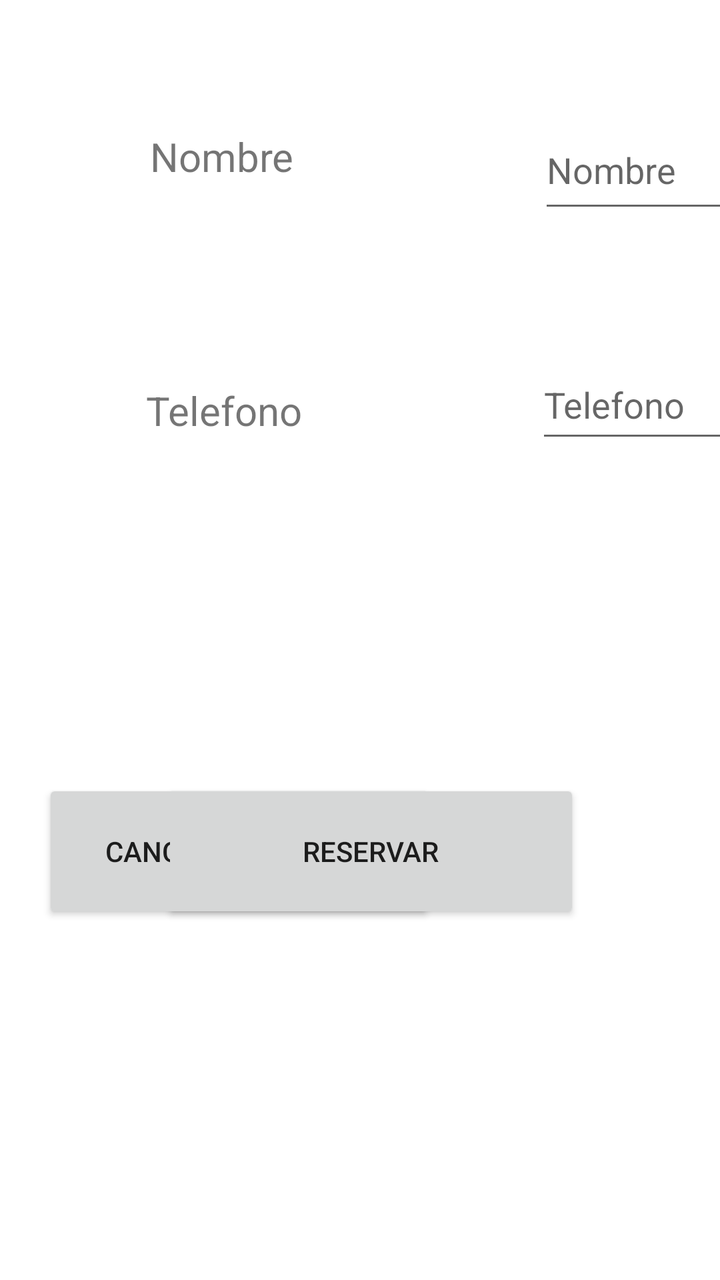
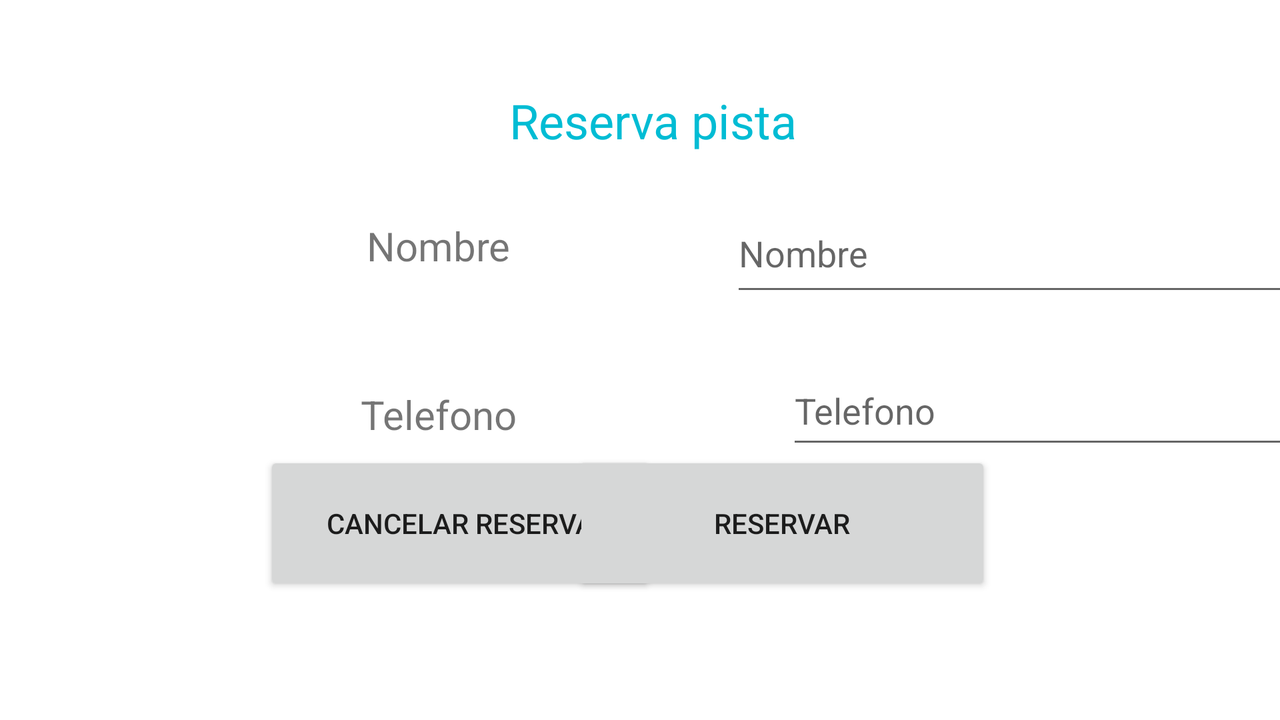

An Android layout and its configuration variant, each rendered on a device that would load it. The default file and the variant file are quoted in full after the pictures.
<!-- AndroidManifest.xml: application theme Theme.ProyectoPadel -->
<!-- res/layout/activity_reserva_pista.xml -->
<?xml version="1.0" encoding="utf-8"?>
<androidx.constraintlayout.widget.ConstraintLayout xmlns:android="http://schemas.android.com/apk/res/android"
    xmlns:app="http://schemas.android.com/apk/res-auto"
    xmlns:tools="http://schemas.android.com/tools"
    android:layout_width="match_parent"
    android:layout_height="match_parent"
    tools:context=".ReservaPista">

    <TextView
        android:id="@+id/tvNombre"
        android:layout_width="181dp"
        android:layout_height="66dp"
        android:gravity="center"
        android:text="Nombre"
        android:textSize="20sp"
        app:layout_constraintBottom_toBottomOf="parent"
        app:layout_constraintEnd_toEndOf="parent"
        app:layout_constraintHorizontal_bias="0.114"
        app:layout_constraintStart_toStartOf="parent"
        app:layout_constraintTop_toTopOf="parent"
        app:layout_constraintVertical_bias="0.079" />

    <EditText
        android:id="@+id/etNombre"
        android:layout_width="364dp"
        android:layout_height="56dp"
        android:layout_marginStart="68dp"
        android:ems="10"
        android:hint="Nombre"
        android:inputType="textPersonName"
        app:layout_constraintBottom_toBottomOf="parent"
        app:layout_constraintEnd_toEndOf="parent"
        app:layout_constraintHorizontal_bias="0.0"
        app:layout_constraintStart_toEndOf="@+id/tvNombre"
        app:layout_constraintTop_toTopOf="parent"
        app:layout_constraintVertical_bias="0.095" />

    <TextView
        android:id="@+id/tvTelefono"
        android:layout_width="184dp"
        android:layout_height="76dp"
        android:gravity="center"
        android:text="Telefono"
        android:textSize="20sp"
        app:layout_constraintBottom_toBottomOf="parent"
        app:layout_constraintEnd_toEndOf="parent"
        app:layout_constraintHorizontal_bias="0.114"
        app:layout_constraintStart_toStartOf="parent"
        app:layout_constraintTop_toBottomOf="@+id/tvNombre"
        app:layout_constraintVertical_bias="0.124" />

    <EditText
        android:id="@+id/etTelefono"
        android:layout_width="368dp"
        android:layout_height="51dp"
        android:layout_marginStart="64dp"
        android:layout_marginTop="64dp"
        android:ems="10"
        android:hint="Telefono"
        android:inputType="textPersonName"
        app:layout_constraintStart_toEndOf="@+id/tvTelefono"
        app:layout_constraintTop_toBottomOf="@+id/etNombre" />

    <Button
        android:id="@+id/btnCancelar"
        android:layout_width="196dp"
        android:layout_height="72dp"
        android:text="Cancelar reserva"
        app:layout_constraintBottom_toBottomOf="parent"
        app:layout_constraintEnd_toEndOf="parent"
        app:layout_constraintHorizontal_bias="0.131"
        app:layout_constraintStart_toStartOf="parent"
        app:layout_constraintTop_toTopOf="parent"
        app:layout_constraintVertical_bias="0.686" />

    <Button
        android:id="@+id/btnReservar"
        android:layout_width="209dp"
        android:layout_height="72dp"
        android:text="Reservar"
        app:layout_constraintBottom_toBottomOf="parent"
        app:layout_constraintEnd_toEndOf="parent"
        app:layout_constraintHorizontal_bias="0.537"
        app:layout_constraintStart_toStartOf="parent"
        app:layout_constraintTop_toTopOf="parent"
        app:layout_constraintVertical_bias="0.686" />
</androidx.constraintlayout.widget.ConstraintLayout>
<!-- resources referenced by this layout -->
<resources>
  <style name="Theme.ProyectoPadel" parent="Theme.MaterialComponents.DayNight.DarkActionBar">
          
          <item name="colorPrimary">@color/purple_500</item>
          <item name="colorPrimaryVariant">@color/purple_700</item>
          <item name="colorOnPrimary">@color/white</item>
          
          <item name="colorSecondary">@color/teal_200</item>
          <item name="colorSecondaryVariant">@color/teal_700</item>
          <item name="colorOnSecondary">@color/black</item>
          
          <item name="android:statusBarColor" tools:targetApi="l">?attr/colorPrimaryVariant</item>
          
      </style>
  <color name="purple_500">#FF03DAC5</color>
  <color name="purple_700">#FF3700B3</color>
  <color name="white">#FFFFFFFF</color>
  <color name="teal_200">#FF03DAC5</color>
  <color name="teal_700">#FF018786</color>
  <color name="black">#FF000000</color>
</resources>
<!-- res/layout-land/activity_reserva_pista.xml (the author's variant of the layout above) -->
<!-- drawn on the phone turned sideways -->
<?xml version="1.0" encoding="utf-8"?>
<androidx.constraintlayout.widget.ConstraintLayout xmlns:android="http://schemas.android.com/apk/res/android"
    xmlns:app="http://schemas.android.com/apk/res-auto"
    xmlns:tools="http://schemas.android.com/tools"
    android:layout_width="match_parent"
    android:layout_height="match_parent"
    tools:context=".ReservaPista">

    <TextView
        android:id="@+id/tvTitulo2"
        android:layout_width="352dp"
        android:layout_height="92dp"
        android:gravity="center"
        android:text="Reserva pista"
        android:textColor="#00BCD4"
        android:textSize="24sp"
        app:layout_constraintBottom_toBottomOf="parent"
        app:layout_constraintEnd_toEndOf="parent"
        app:layout_constraintHorizontal_bias="0.522"
        app:layout_constraintStart_toStartOf="parent"
        app:layout_constraintTop_toTopOf="parent"
        app:layout_constraintVertical_bias="0.053" />

    <TextView
        android:id="@+id/tvNombre"
        android:layout_width="181dp"
        android:layout_height="66dp"
        android:gravity="center"
        android:text="Nombre"
        android:textSize="20sp"
        app:layout_constraintBottom_toBottomOf="parent"
        app:layout_constraintEnd_toEndOf="parent"
        app:layout_constraintHorizontal_bias="0.28"
        app:layout_constraintStart_toStartOf="parent"
        app:layout_constraintTop_toTopOf="parent"
        app:layout_constraintVertical_bias="0.306" />

    <EditText
        android:id="@+id/etNombre"
        android:layout_width="364dp"
        android:layout_height="56dp"
        android:layout_marginStart="68dp"
        android:ems="10"
        android:hint="Nombre"
        android:inputType="textPersonName"
        app:layout_constraintBottom_toBottomOf="parent"
        app:layout_constraintEnd_toEndOf="parent"
        app:layout_constraintHorizontal_bias="0.123"
        app:layout_constraintStart_toEndOf="@+id/tvNombre"
        app:layout_constraintTop_toTopOf="parent"
        app:layout_constraintVertical_bias="0.319" />

    <TextView
        android:id="@+id/tvTelefono"
        android:layout_width="180dp"
        android:layout_height="58dp"
        android:gravity="center"
        android:text="Telefono"
        android:textSize="20sp"
        app:layout_constraintBottom_toBottomOf="parent"
        app:layout_constraintEnd_toEndOf="parent"
        app:layout_constraintHorizontal_bias="0.281"
        app:layout_constraintStart_toStartOf="parent"
        app:layout_constraintTop_toBottomOf="@+id/tvNombre"
        app:layout_constraintVertical_bias="0.153" />

    <EditText
        android:id="@+id/etTelefono"
        android:layout_width="368dp"
        android:layout_height="51dp"
        android:layout_marginStart="84dp"
        android:ems="10"
        android:hint="Telefono"
        android:inputType="textPersonName"
        app:layout_constraintStart_toEndOf="@+id/tvTelefono"
        app:layout_constraintTop_toTopOf="@+id/tvTelefono" />

    <Button
        android:id="@+id/btnCancelar"
        android:layout_width="196dp"
        android:layout_height="72dp"
        android:text="Cancelar reserva"
        app:layout_constraintBottom_toBottomOf="parent"
        app:layout_constraintEnd_toEndOf="parent"
        app:layout_constraintHorizontal_bias="0.297"
        app:layout_constraintStart_toStartOf="parent"
        app:layout_constraintTop_toTopOf="parent"
        app:layout_constraintVertical_bias="0.784" />

    <Button
        android:id="@+id/btnReservar"
        android:layout_width="209dp"
        android:layout_height="72dp"
        android:text="Reservar"
        app:layout_constraintBottom_toBottomOf="parent"
        app:layout_constraintEnd_toEndOf="parent"
        app:layout_constraintHorizontal_bias="0.665"
        app:layout_constraintStart_toStartOf="parent"
        app:layout_constraintTop_toTopOf="parent"
        app:layout_constraintVertical_bias="0.784" />
</androidx.constraintlayout.widget.ConstraintLayout>
